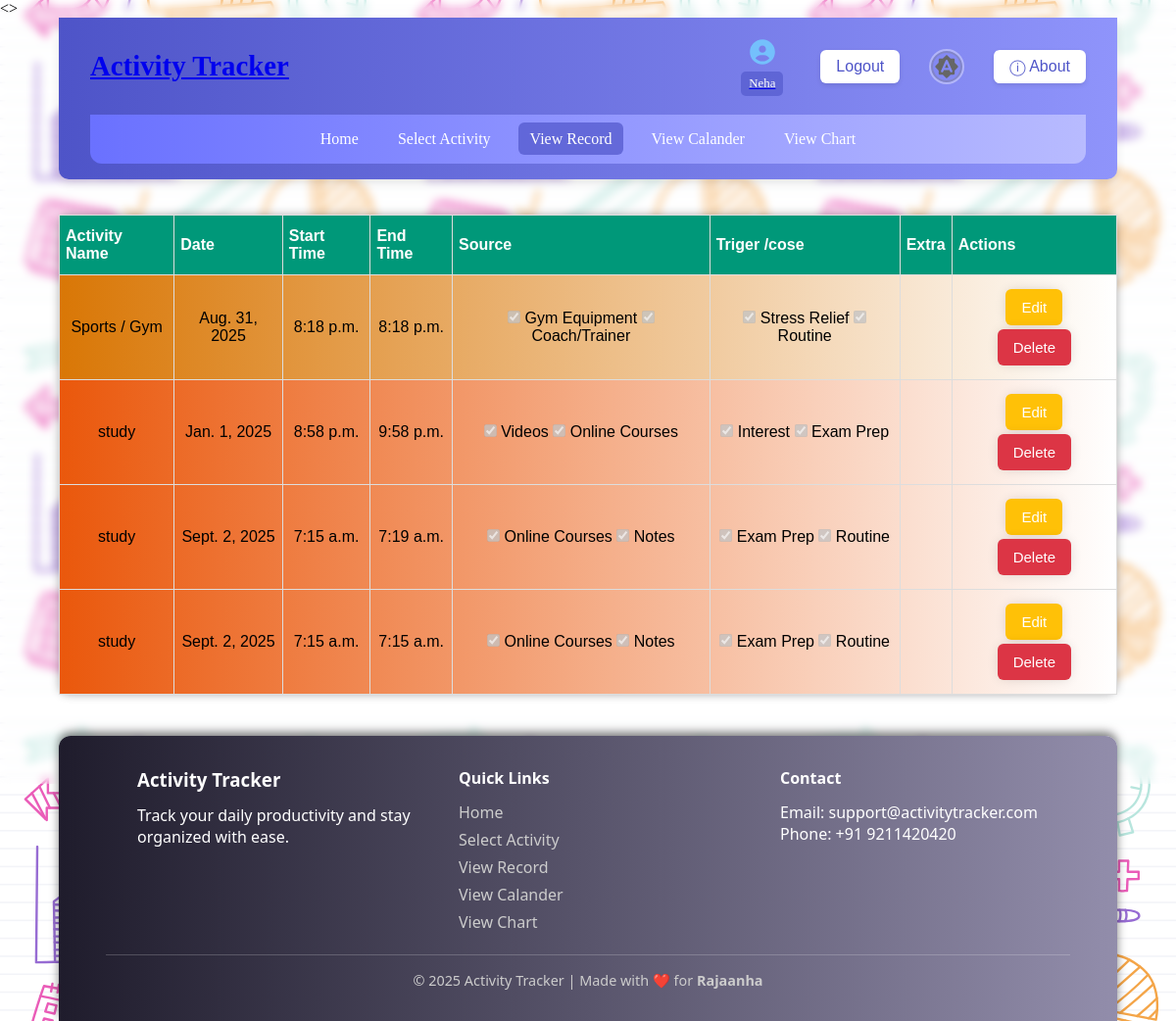
Before: /viewRecord/ (signed in) with the older database file.
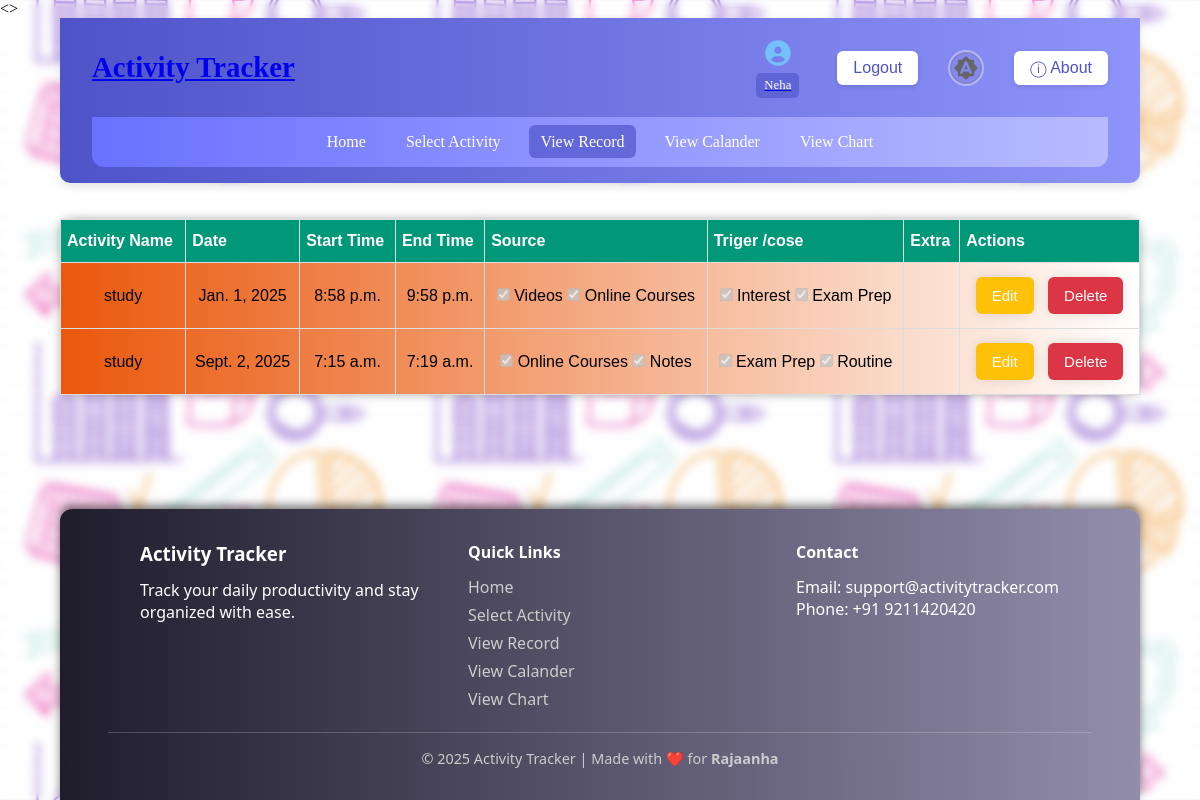
After: the same page with the newer database file.
### main/models.py (models this page shows, shortened)
class myuser(AbstractUser):
    phone= models.CharField(max_length=10, unique=True, validators=[RegexValidator(r'^\d{10}$')])
    gender= models.CharField(max_length=10, choices=[('male', 'Male'),('female', 'Female'), ('other', 'Other')], default='male')
    age = models.IntegerField(validators=[MinValueValidator(0),MaxValueValidator(100)], default=1, null=False)

class userRecords(models.Model):
    usr_id = models.ForeignKey(
        myuser,
        on_delete= models.CASCADE, # अगर user delete होगा तो उसकी सारी records भी delete होंगी
        related_name='activity_record'  # user.records से access कर सकते हैं
    )
    date = models.DateField()
    start_time =  models.TimeField(null=False, blank=False , )
    end_time =  models.TimeField(null=False, blank=False )
    activity_id = models.ForeignKey(
        activity_schema,
        on_delete= models.CASCADE,
        related_name= 'activities_obj',
        unique=False,
        null=False,
        blank=False,
    )
    source = models.JSONField(null=False, blank=False)
    trigger = models.JSONField(null=False, blank=False)
    extra = models.JSONField(null=False, blank=False, default=dict)
    class Meta:
        constraints = [
            models.CheckConstraint(
                check= models.Q(start_time__lt= models.F('end_time')),
                name = 'start_time_before_end_time'
            )
        ]

class activity_schema(models.Model):
    usr_id = models.ForeignKey(
        myuser,
        on_delete= models.CASCADE,
        related_name= 'activity_schema',
        null= True,
        blank= True,
    )
    activity_name = models.CharField(max_length=50, unique=True, null=False, blank=False)
    icon =  models.FileField(upload_to= 'Activity_icons/', null=True, blank=True, default='Activity_icons/default_icon.svg')
    slug = models.SlugField(max_length=50, unique=True, null=False, blank= False)
    color_field = ColorField(default='#FFFFFF')
    source = models.JSONField(null=False, blank=False, default=dict)
    trigger = models.JSONField(null=False, blank=False, default=dict)
    extra = models.JSONField(null=False, blank=False, default=dict)

### main/views.py (the view)
# urls.py: path('viewRecord/', views.viewRecordPage, name=  'viewRecord'),
@login_required(login_url= 'login')
def viewRecordPage(request):
    records = userRecords.objects.filter(usr_id = request.user)
    return render(request, 'viewRecord.html', {'data': records })

### main/templates/viewRecord.html (shortened to what this page needs)
{% extends 'base.html' %}
{% load static %}
{% block stylesheet%}
    <link rel="stylesheet" href="{% static 'css/viewRecord.css'%}">
{% endblock stylesheet%}
{% block content %}
<main>
    <table>
        <thead>
            <th> Activity Name</th>
            <th> Date</th>
            <th> Start Time</th>
            <th> End Time</th>
            <th> Source</th>
            <th> Triger /cose </th>
            <th> Extra</th>
            <th> Actions </th>
        </thead>
        <tbody>
            {% for row in data %}
                <tr style="background : linear-gradient(to right, {{ row.activity_id.color_field }} 0%, #fff 100%);">
                    <td>{{ row.activity_id.activity_name }}</td>
                    <td>{{ row.date }}</td>
                    <td>{{ row.start_time }}</td>
                    <td>{{ row.end_time }}</td>
                    <td>
                        {% for key, value in row.source.items %}
                        {% if value %}
                        <input type="checkbox" checked disabled> {{key}}
                        {% endif %}
                        {% endfor %}
                    </td>
                    <td>
                        {% for key, value in row.trigger.items %}
                        {% if value %}
                        <input type="checkbox" checked disabled> {{key}}
                        {% endif %}
                        {% endfor %}
                    </td>
                    <td>{% if row.extra %}{{row.extra}}{% endif %}</td>
                    <td>
                        <a href="{% url 'record_edit' row.id %}">
                            <button class="edit_btn">Edit</button>
                        </a>
                        <form action="{% url 'record_delete' row.id %}" method="post" style="display:inline;">
                            <button type="submit" class="del_btn">Delete</button>
                        </form>
                    </td>
                </tr>
            {% endfor%}
        </tbody>
    </table>
</main>
{% endblock content%}

### main/templates/base.html (shortened to what this page needs)
{% load static %}
<!DOCTYPE html>
<html lang="en">
    <link rel="stylesheet" href="{% static 'css/style.css' %}">
    <link rel="stylesheet" href="{% static 'css/header.css' %}">
    <link rel="stylesheet" href="{% static 'css/footer.css' %}">
    {% block stylesheet %}{% endblock stylesheet %}
</head>
<body>
    <div class="blur_bg"></div>
    {% include 'header.html' %}
    {% block content%}
    {% endblock content %}
    {% include 'footer.html' %}
</body>
</html>

### main/templates/header.html
{% load static %}
<header>
    <div class="title_area">
        <a href="{% url 'home' %}">
            <h1>Activity Tracker</h1>
        </a>
    </div>
    <div class="button_area">
    {% if request.user.is_authenticated and request.user.id %}
        <a href="{% url 'change_user_profile' request.user.id %}">
            <div class="loing_profile">
                <img src="{% static 'img/circle-user-solid-full.svg' %}" alt="icon">
                <div id="username">{{ request.user.username }}</div>
            </div>
        </a>
        <a href="{% url 'logout' %}"><button type="button">Logout</button></a>
    {% else%}
        <a href="{%url 'login' %}"><button type="button">Login</button></a>
        <a href="{%url 'signup' %}"><button type="button">Signup</button></a>
    {% endif %}
    <div id="theameBtn"></div>
    <a href="{% url 'about' %}"><button type="button">&#9432; About</button></a>
    </div>
    {% if user.username %}
<nav>
    {% include 'partials/navLink.html' %}
</nav>
{% endif %}
</header>

### main/templates/partials/navLink.html
<ul>
    <li>
        <a class="{% if request.resolver_match.url_name == 'home' %}active{% endif %}" href="{% url 'home' %}">Home</a>
    </li>
    <li>
        <a class="{% if request.resolver_match.url_name == 'selectActivity' %}active{% endif %}" href="{% url 'selectActivity' %}">select Activity</a>
    </li>
    <li>
        <a class="{% if request.resolver_match.url_name == 'viewRecord' %}active{% endif %}" href="{% url 'viewRecord' %}">view Record</a>
    </li>
    <li>
        <a class="{% if request.resolver_match.url_name == 'calendar' %}active{% endif %}" href="{% url 'calendar' %}">View Calander</a>
    </li>
    <li>
        <a class="{% if request.resolver_match.url_name == 'charts' %}active{% endif %}" href="{% url 'charts' %}">View Chart</a>
    </li>
</ul>

### main/templates/footer.html
<footer>
  <div class="footer-content">
    <div class="footer-section about">
      <h3>Activity Tracker</h3>
      <p>Track your daily productivity and stay organized with ease.</p>
    </div>
    <div class="footer-section links">
      <h4>Quick Links</h4>
      {% include 'partials/navLink.html' %}
    </div>
    <div class="footer-section contact">
      <h4>Contact</h4>
      <p>Email: support@activitytracker.com</p>
      <p>Phone: +91 9211420420</p>
    </div>
  </div>
  <div class="footer-bottom">
    <p>&copy; 2025 Activity Tracker | Made with ❤️ for <strong>Rajaanha</strong></p>
  </div>
</footer>

### main/static/css/style.css (style rules this page uses)
body, html { width: 100%; height:100%; }
* { padding:0; margin:0; box-sizing: border-box; }
body { display: flex; flex-direction: column; background-color: var(--bs-light); background-image: url("../img/background.svg"); background-repeat: repeat; background-position: center center; background-size: 400px; background-attachment: fixed; position: relative; }
body .blur_bg { width:100vw; min-height: 100vh; top:0; left:0; position: fixed; backdrop-filter: blur(5px); z-index: -1; overflow: hidden; }
main { position:relative; z-index: 1; width:90vw; margin:1rem auto; padding-top: 1rem; }
body header { align-self: flex-start; }
body main { flex: 1; }
body footer { align-self:auto; }

### main/static/css/header.css (style rules this page uses)
header { width:90%; margin: 0px auto; background: linear-gradient(to right, #4e54c8, #8f94fb); color: white; padding: 1rem 2rem 1rem 2rem; box-shadow: 0 4px 10px rgba(0,0,0,0.1); border-bottom-left-radius: 10px; border-bottom-right-radius: 10px; }
header .title_area h1 { font-size: 1.8rem; font-weight: bold; }
header nav { width:100%; margin: 0px auto; padding: 1rem 2rem; border-bottom-left-radius: 12px; border-bottom-right-radius: 12px; background: linear-gradient(to right, #6a71ff, #b8bbff); }
header nav ul { list-style: none; padding: 0; margin: 0; text-transform: capitalize; }
header nav ul li a.active { background-color: rgba(78, 84, 200, 0.682); }
header nav ul li a { color: white; text-decoration: none; padding: 8px 12px; border-radius: 6px; transition: background 0.3s ease; }
header .loing_profile { text-align: center; padding: 3px 6px; }
header .loing_profile img { width: 2rem; height: auto; }
header .loing_profile #username { border-radius: 5px; background-color: #4e54c899; font-size: .8rem; text-transform: capitalize; padding: 5px 8px; color: white; }
header .button_area button { padding: 8px 16px; font-size: 1rem; background-color: white; color: #4e54c8; border: none; border-radius: 6px; cursor: pointer; transition: 0.3s ease; box-shadow: 0 2px 5px rgba(0,0,0,0.1); }
header #theameBtn { width: 2rem; height: 2rem; border: 2px solid rgba(126, 126, 126, 0.37); outline: 2px solid rgba(255, 255, 255, 0.37); border-radius: 50%; }
header { display: flex; align-items: center; justify-content: space-between; flex-wrap: wrap; gap: 1rem; }
header .button_area { display: flex; flex-wrap: wrap; align-items: center; justify-content: space-evenly; gap:1rem 2rem; }
nav ul { display: flex; flex-wrap: wrap; align-items: center; justify-content: center; gap: 1rem; }

### main/static/css/footer.css (style rules this page uses)
footer { margin: 0 auto; margin-top: auto; width:90%; background: linear-gradient(to right, #1f1c2c, #928dab); color: hsl(0, 0%, 100%); padding: 2rem 3rem; font-family: "Segoe UI", sans-serif; border-top-left-radius: 12px; border-top-right-radius: 12px; margin-top: 1.4rem; box-shadow: 0 -4px 10px rgba(0, 0, 0, 0.5); }
.footer-section h3, .footer-section h4 { margin-bottom: 0.8rem; color: hsl(0, 0%, 100%); }
.footer-section ul { list-style: none; padding: 0; text-transform: capitalize; }
.footer-section ul li { margin-bottom: 6px; }
.footer-section ul li a { color: hsl(0, 0%, 80%); text-decoration: none; transition: color 0.3s; }
.footer-bottom { text-align: center; margin-top: 1rem; border-top: 1px solid rgba(255,255,255,0.2); padding-top: 1rem; font-size: 0.9rem; color: hsl(0, 0%, 80%); }
.footer-content { display: flex; flex-direction: row; justify-content: space-between; flex-wrap: wrap; }
.footer-section { flex: 1; margin-left: 2rem; }

### main/static/css/viewRecord.css (style rules this page uses)
main { width:90%; margin: 0 auto; display: flex; flex-direction: column; align-items: center; }
table { width: 100%; border-collapse: collapse; margin: 20px 0; font-size: 16px; font-family: sans-serif; text-align: center; min-width: 600px; box-shadow: 0 0 10px rgba(0,0,0,0.3); border-radius: 10px; }
thead { background-color: #009879; color: #ffffff; text-align: left; }
th, td { padding: 12px 6px; border: 1px solid #dddddd; }
tr { border-bottom: 1px solid #dddddd; }
tbody tr:nth-of-type(odd) { background-color: rgb(226, 226, 226); }
tbody tr:nth-of-type(even) { background-color: rgb(255, 255, 255); }
tbody td .edit_btn, .del_btn, main > a button { padding: 10px 16px; color: white; border: none; border-radius: 6px; font-size: 15px; cursor: pointer; display: inline; box-shadow: 0px 0px 13px -3px rgba(0, 0, 0, 0.2); }
tbody td .edit_btn, .del_btn { margin: 2px 5px; }
tbody td .edit_btn { background-color: #ffc107; }
tbody td .del_btn { background-color: #dc3545; }
main a { text-decoration: none; }

Changed rows visible on the page:
removed userRecords: activity_id.activity_name "Sports / Gym", date "Aug. 31, 2025", start_time "8:18 p.m.", end_time "8:18 p.m.", source "Gym Equipment" "Coach/Trainer", trigger "Stress Relief" "Routine"
removed userRecords: activity_id.activity_name "study", date "Sept. 2, 2025", start_time "7:15 a.m.", end_time "7:15 a.m.", source "Online Courses" "Notes", trigger "Exam Prep" "Routine"
